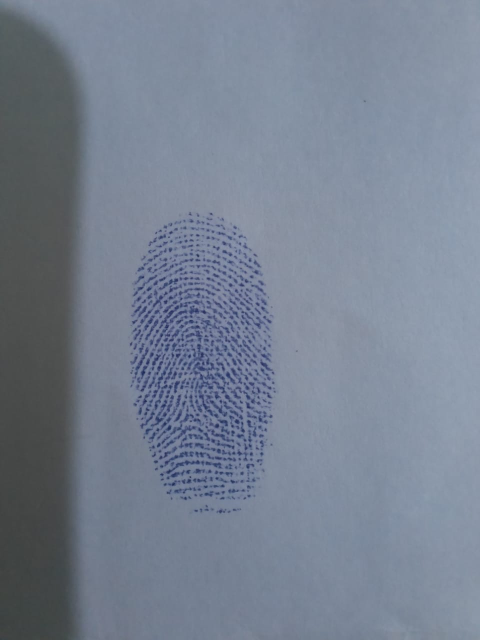
#> input picture pygame-t/ref/Vania_Index_Right_Touch.jpeg, 960 x 1280 px (shown at 1/2 size); its folder holds only this picture in this run
$ python touch.py
#> lines starting #> are read from the running program, lines starting #| are printed output that depends on the picture
import cv2
import numpy as np

import os.path as osp
import glob
def process(img_path):
#> called with img_path = 'ref/Vania_Index_Right_Touch.jpeg'
    img = cv2.imread(img_path,0)
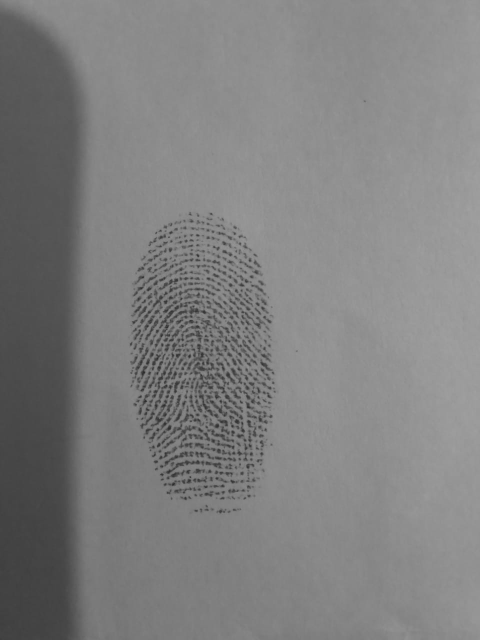
#> img: shape (1280, 960) (shown at 1/2 size); min 35, max 161, mean 127.6

    # height,width,c = img.shape

    # width = int(img.shape[1] * scale_percent / 100)
    # height = int(img.shape[0] * scale_percent / 100)
    dim = (500, 764)

        # resize image
    img = cv2.resize(img, dim, interpolation = cv2.INTER_AREA)
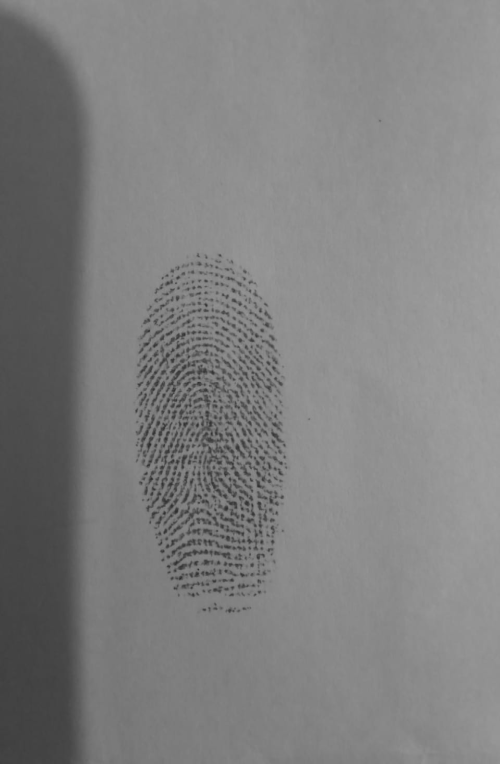
#> img: shape (764, 500); min 43, max 161, mean 127.6
    # img = np.uint8(cv2.normalize(img, None, 0, 255, cv2.NORM_MINMAX))
    #img = cv2.adaptiveThreshold(img,255,cv2.ADAPTIVE_THRESH_GAUSSIAN_C,cv2.THRESH_BINARY,11,2)
    img_name = img_path + "_binary.png"

    cv2.imwrite(img_name, img)

test_img_folder = 'ref/*'
idx=0
for path in glob.glob(test_img_folder):
    idx += 1
    base = osp.splitext(osp.basename(path))[0]
    print(base)
    # read images


    process(path)

$ run again, on pygame-t/ref/Vania_Thumb_Right_Touch.jpeg
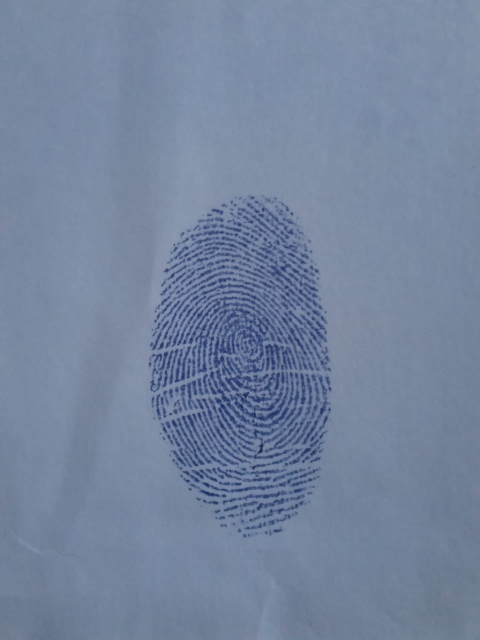
#> input picture pygame-t/ref/Vania_Thumb_Right_Touch.jpeg, 960 x 1280 px (shown at 1/2 size)
#> in process, `img = cv2.imread(img_path,0)`:
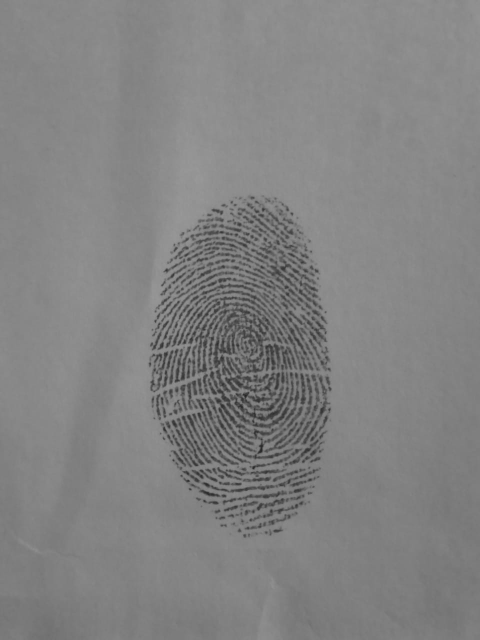
#> img: shape (1280, 960) (shown at 1/2 size); min 32, max 153, mean 130.2
#> in process, `img = cv2.resize(img, dim, interpolation = cv2.INTER_AREA)`:
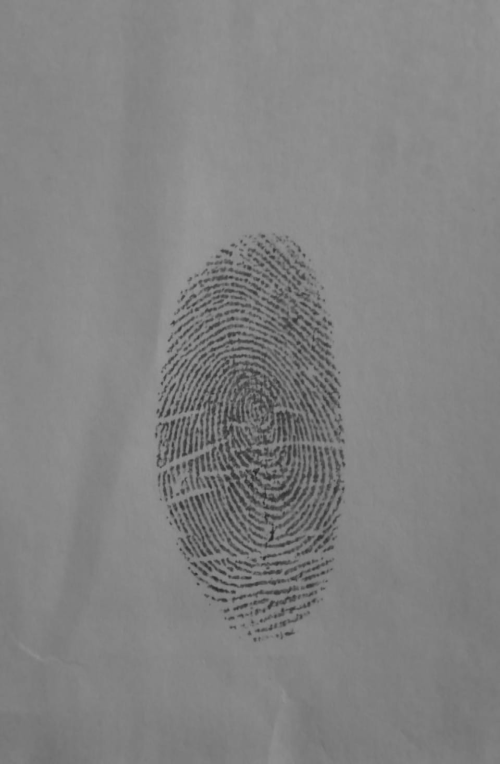
#> img: shape (764, 500); min 37, max 152, mean 130.2
